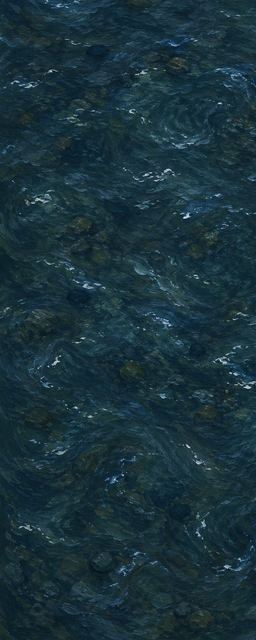
#> input picture tools/water_surface_src.png, 256 x 640 px
$ python check_title_emblem.py water_surface_src.png
#> lines starting #> are read from the running program, lines starting #| are printed output that depends on the picture; after the words box and inside, x2 and y2 are one past the last pixel; in counts of white or black regions, pixels touching at a corner belong together
#!/usr/bin/env python
# -*- coding: utf-8 -*-
"""check_title_emblem.py — codex1 納品の「タイトル画面の紋章」を受入条件 A〜F で測る。

依頼文: codex1/requests/2026-08-23_title-emblem.md の 6 章がそのまま条件。
⭐ 依頼文には「測るのはこちら側」と書いてある。codex 側の環境には Python が無く、
   納品前チェックは実行されない前提。**この道具が唯一の判定者**。

━━ 既存の check_*.py との関係 ━━━━━━━━━━━━━━━━━━━━━━━━━━━━━━━━━━━━━━━━━━
  check_sprite_doubling.py / check_attack_scale.py / check_frame_dupes.py
      … いずれも「右向き 6 コマのスプライトシート」前提。紋章は 1 枚絵なので対象外。
  check_alpha_bg_residue.py
      … 下の条件 B (充填率) と**同じ考え方**。ただしあちらは assets/*.png を
        まとめて走査する汎用スキャンで閾値 0.98。こちらは紋章 1 枚に対する
        受入条件なので **0.80 と厳しくしてある**。⚠ 片方だけ動かさないこと。
  A / C / D / E は紋章固有の条件で、既存のどれも見ていない。

━━ 受入条件 ━━━━━━━━━━━━━━━━━━━━━━━━━━━━━━━━━━━━━━━━━━━━━━━━━━━━━━━━━━━
  A. カンバス 1536x768 / bbox 幅 1340-1480 / 高さ 560-700 / 中心 (768,384)±16
     / 外周 16px に不透明画素なし / 四隅 alpha 0
  B. 充填率 (不透明画素 ÷ bbox 面積) <= 80%
     ⚠⚠ これが「白い矩形の焼き込み」を捕まえる唯一の指標。四隅 alpha も外周も通る欠陥。
        2026-08-16 の扉スプライトで実害が出た (充填率 99.996% だった)。
  C. 半透明 (16<=a<=219) が不透明画素 (a>=220) の 1.0%-8.0%
     ⚠ 1536px -> 282px と 1/5.4 に縮小して表示するので、1bit の硬い輪郭はジャギる。
  D. ① 不透明画素の平均輝度 >= 50  ② 輝度 150 以上の画素が不透明画素の 5% 以上
     ⚠ ①をあえて緩くしてある。依頼文は「窪みには黒い緑青」「下側の面は暗く落ちる」と
        要求しているので暗部は多くて当然。浮かせているのは②のハイライトのほう。
        (最初 ①を「背景+50」の 1 本で書いていて本文と衝突しかけた。分けて緩めた経緯がある)
  E. alpha>128 のシルエットの水平重心が 768 ±23 (=カンバス幅の 1.5%)
     ⚠ 陰影は非対称でよい (光は上やや左)。形だけ対称、という条件。
  F. 納品ファイルの md5 がすべて異なる

━━ ⚠⚠ 2026-08-23: 実納品を受けて A の高さ下限と D-1 を緩めた (経緯を残す) ━━━━━━
当初は「高さ 600-700」「平均輝度 >= 68」だった。**どちらも実物を見ずに机上で決めた値**で、
初回納品 (codex1 2026-08-23) がこの 2 つだけで落ちた。

  bbox 高    573 (< 600)     … 表示上は 105px。狙いの 110px との差は目で分からない
  平均輝度   58.3 (< 68)     … ②のハイライトは 7.7% で通過

⭐ QA シートを**本番の暗い背景の上で**見たところ、紋章はアーチの開口まで明確に読め、
   「小さすぎない」「暗背景から浮く」という**両方の目的は達成されていた**。
   = 絵ではなく**指標のほうが目的とずれていた**。依頼文 7 章で
   「こちらの指標が誤っていたらこちらが直す」と宣言したとおり、指標を直した。
⚠ codex 側は「色補正は許可された後処理範囲外」として**絵を歪めずに差し戻した**。
   これは正しい対応。緩めたのは差し戻しに応じたからではなく、目的で測り直した結果。
⚠⚠ **bbox 高の 573 と、codex 申告の 647 の食い違いは alpha 閾値の差**
   (こちらは alpha>=16、codex は alpha>0 と思われる)。**依頼文に定義を書かなかった
   こちらの落ち度**。次に紋章を頼むときは「不透明 = alpha >= 16」と明記すること。
⭐ 緩めるときは**負のコントロールが死んでいないか**を必ず見る。実際 mut_small は
   0.85 倍だと高さ 562 で新しい下限 560 をぎりぎり跨げなくなっていたので 0.75 に変えた。

━━ 使い方 ━━━━━━━━━━━━━━━━━━━━━━━━━━━━━━━━━━━━━━━━━━━━━━━━━━━━━━━━━━━
    py tools/check_title_emblem.py                    # 既定パスの納品物を測る
    py tools/check_title_emblem.py <emblem.png> ...
    py tools/check_title_emblem.py --negative         # ★装置の自己テスト (下記)
    py tools/check_title_emblem.py --negative --dump <dir>   # 合成画像を目で見る

━━ ★ --negative (負のコントロールを道具に内蔵) ━━━━━━━━━━━━━━━━━━━━━━━━━━━━━━
合成した「正常な紋章もどき」が全条件で緑になること (= 母集団ガード) を先に確かめ、
そこから **1 条件だけを壊した変異** を 6 通り作って、狙った条件が赤くなるかを見る。
⭐ これが無いと「緑」が「本当に通った」のか「測り損ねた」のか区別できない。
⚠ 変異で条件を裏返してはいけない (全部が赤くなる変異は別物を測っている)。
⭐ 画像検査なので変異は完全に静置で作れる。時間で作る負のコントロールのような
   競争条件が原理的に無い。
納品物を測るときも、先にこの自己テストを通してからでないと判定に進まない。

終了コード: 0 = 合格 / 1 = 不合格 or 装置の自己テスト失敗 / 2 = 環境不足
"""
import argparse
import hashlib
import os
import sys

try:
    import numpy as np
    from PIL import Image, ImageDraw, ImageFilter
except ImportError as e:                                    # pragma: no cover
    sys.stderr.write("[emblem] Pillow / numpy が要ります: %s\n" % e)
    sys.exit(2)

try:
    sys.stdout.reconfigure(encoding="utf-8")
except Exception:
    pass

ROOT = os.path.dirname(os.path.dirname(os.path.abspath(__file__)))
CODEX1 = os.path.join(os.path.dirname(ROOT), "codex1")
DEFAULT_EMBLEM = os.path.join(CODEX1, "assets", "title-emblem", "title-emblem.png")
DEFAULT_QA = os.path.join(CODEX1, "assets", "title-emblem", "title-emblem-qa.png")

# ── 受入条件の閾値。⚠ 依頼文 6 章と同じ値。片方だけ動かさないこと ──────────
CANVAS = (1536, 768)
BBOX_W = (1340, 1480)
BBOX_H = (560, 700)   # ⚠ 当初 600。2026-08-23 の実納品 (alpha>=16 で 573) を受けて下げた。下記参照
CENTER_TOL = 16
MARGIN = 16                  # カンバス外周のこの幅に不透明画素があってはならない
FILL_MAX = 0.80              # B
AA_LO, AA_HI = 0.010, 0.080  # C
LUMA_MEAN_MIN = 50.0         # D-1  ⚠ 当初 68。実納品 58.3 を受けて下げた。下記参照
HILITE_LUMA = 150.0          # D-2
HILITE_MIN = 0.05            # D-2
CENTROID_TOL = 23            # E (1536 の 1.5%)

A_OPAQUE = 220               # これ以上を「不透明」とする (C の分母)
A_SEMI_LO = 16               # 16..219 が「半透明」
A_SILHOUETTE = 128           # E のシルエット判定
A_ANY = 16                   # bbox を取るときの下限 (他の check_*.py と揃える)


def luma(rgb):
    """0..255 の輝度。ITU-R BT.601。"""
    return 0.299 * rgb[..., 0] + 0.587 * rgb[..., 1] + 0.114 * rgb[..., 2]


def measure(img):
    """PIL Image (RGBA) -> 実測値の dict。判定はしない。"""
    a = np.asarray(img.convert("RGBA"))
    alpha = a[..., 3].astype(np.int32)
    rgb = a[..., :3].astype(np.float64)
    h, w = alpha.shape
    m = {"w": w, "h": h}

    any_mask = alpha >= A_ANY
    m["any_px"] = int(any_mask.sum())
    if m["any_px"] == 0:
        m["empty"] = True
        return m
    m["empty"] = False

    ys, xs = np.nonzero(any_mask)
    x0, x1, y0, y1 = int(xs.min()), int(xs.max()), int(ys.min()), int(ys.max())
    m["bbox"] = (x0, y0, x1, y1)
    m["bbox_w"] = x1 - x0 + 1
    m["bbox_h"] = y1 - y0 + 1
    m["bbox_cx"] = (x0 + x1) / 2.0
    m["bbox_cy"] = (y0 + y1) / 2.0

    # 外周 MARGIN px に不透明画素があるか
    ring = np.zeros_like(any_mask)
    ring[:MARGIN, :] = True
    ring[-MARGIN:, :] = True
    ring[:, :MARGIN] = True
    ring[:, -MARGIN:] = True
    m["ring_px"] = int((any_mask & ring).sum())
    m["corners"] = [int(alpha[0, 0]), int(alpha[0, -1]), int(alpha[-1, 0]), int(alpha[-1, -1])]

    opaque = alpha >= A_OPAQUE
    semi = (alpha >= A_SEMI_LO) & (alpha < A_OPAQUE)
    m["opaque_px"] = int(opaque.sum())
    m["semi_px"] = int(semi.sum())

    # B: 充填率 = 不透明画素 / bbox 面積
    m["bbox_area"] = m["bbox_w"] * m["bbox_h"]
    m["fill"] = m["opaque_px"] / float(m["bbox_area"]) if m["bbox_area"] else 0.0

    # C: 半透明の割合
    m["aa"] = m["semi_px"] / float(m["opaque_px"]) if m["opaque_px"] else 0.0

    # D: 輝度
    if m["opaque_px"]:
        L = luma(rgb)[opaque]
        m["luma_mean"] = float(L.mean())
        m["hilite"] = float((L >= HILITE_LUMA).mean())
    else:
        m["luma_mean"] = 0.0
        m["hilite"] = 0.0

    # E: シルエット重心
    sil = alpha > A_SILHOUETTE
    if sil.sum():
        m["centroid_x"] = float(np.nonzero(sil)[1].mean())
    else:
        m["centroid_x"] = float("nan")
    return m


def judge(m):
    """実測値 -> {条件名: (ok, 説明)}。条件ごとに 1 行。"""
    r = {}
    if m.get("empty"):
        for k in "ABCDE":
            r[k] = (False, "画像が空 (不透明画素 0)")
        return r

    a_fail = []
    if (m["w"], m["h"]) != CANVAS:
        a_fail.append("カンバス %dx%d (要 %dx%d)" % (m["w"], m["h"], CANVAS[0], CANVAS[1]))
    if not (BBOX_W[0] <= m["bbox_w"] <= BBOX_W[1]):
        a_fail.append("bbox 幅 %d (要 %d-%d)" % (m["bbox_w"], BBOX_W[0], BBOX_W[1]))
    if not (BBOX_H[0] <= m["bbox_h"] <= BBOX_H[1]):
        a_fail.append("bbox 高 %d (要 %d-%d)" % (m["bbox_h"], BBOX_H[0], BBOX_H[1]))
    dcx, dcy = abs(m["bbox_cx"] - CANVAS[0] / 2.0), abs(m["bbox_cy"] - CANVAS[1] / 2.0)
    if dcx > CENTER_TOL or dcy > CENTER_TOL:
        a_fail.append("bbox 中心ずれ (%.1f, %.1f) (許容 %d)" % (dcx, dcy, CENTER_TOL))
    if m["ring_px"]:
        a_fail.append("外周 %dpx に不透明画素 %d" % (MARGIN, m["ring_px"]))
    if any(c != 0 for c in m["corners"]):
        a_fail.append("四隅 alpha %s" % m["corners"])
    r["A"] = (not a_fail,
              "カンバスと位置: " + ("OK (bbox %dx%d / 中心ずれ %.1f,%.1f)"
                                    % (m["bbox_w"], m["bbox_h"], dcx, dcy)
                                    if not a_fail else " / ".join(a_fail)))

    r["B"] = (m["fill"] <= FILL_MAX,
              "充填率 %.1f%% (要 <= %.0f%%) — 白い矩形の焼き込み検出"
              % (m["fill"] * 100, FILL_MAX * 100))
    r["C"] = (AA_LO <= m["aa"] <= AA_HI,
              "半透明率 %.2f%% (要 %.1f-%.1f%%)" % (m["aa"] * 100, AA_LO * 100, AA_HI * 100))
    d1 = m["luma_mean"] >= LUMA_MEAN_MIN
    d2 = m["hilite"] >= HILITE_MIN
    r["D"] = (d1 and d2,
              "平均輝度 %.1f (要 >= %.0f) / 輝度%d以上 %.1f%% (要 >= %.0f%%)"
              % (m["luma_mean"], LUMA_MEAN_MIN, HILITE_LUMA, m["hilite"] * 100, HILITE_MIN * 100))
    dx = abs(m["centroid_x"] - CANVAS[0] / 2.0)
    r["E"] = (dx <= CENTROID_TOL,
              "シルエット重心 x=%.1f (中心から %.1f, 許容 %d)" % (m["centroid_x"], dx, CENTROID_TOL))
    return r


# ══════════════════════════════════════════════════════════════════════════
#  合成した「正常な紋章もどき」と、条件を 1 つずつ壊した変異
#  ⚠ 変異は狙った条件だけを壊すこと。全部赤くなる変異は別物を測っている。
# ══════════════════════════════════════════════════════════════════════════
SS = 4  # スーパーサンプリング倍率。縮小で自然なアンチエイリアスが入る


def synth_base():
    """円形メダリオン + 左右へ水平に伸びる剣。全条件を通るはずの正常形。"""
    W, H = CANVAS[0] * SS, CANVAS[1] * SS
    im = Image.new("RGBA", (W, H), (0, 0, 0, 0))
    d = ImageDraw.Draw(im)
    cx, cy = W // 2, H // 2
    R = 330 * SS                                  # 直径 660 -> bbox 高 660
    # 剣 (左右へ水平)。x=48..1488 -> bbox 幅 1440
    for sx in (-1, 1):
        x_out = cx + sx * 720 * SS
        x_in = cx + sx * 330 * SS
        d.rectangle([min(x_out, x_in), cy - 35 * SS, max(x_out, x_in), cy + 35 * SS],
                    fill=(139, 105, 20, 255))
    # メダリオン本体
    d.ellipse([cx - R, cy - R, cx + R, cy + R], fill=(139, 105, 20, 255))
    # 上側のハイライトの弧 (輝度 150 以上を 5% 以上 作るため)
    d.ellipse([cx - R, cy - R, cx + R, cy - R + int(R * 0.55)], fill=(232, 200, 119, 255))
    # アーチ門の暗い開口 (下側を暗く落とす = D-1 を厳しくする側)
    aw, ah = int(R * 0.52), int(R * 0.95)
    d.rounded_rectangle([cx - aw // 2, cy - ah // 3, cx + aw // 2, cy + ah // 2],
                        radius=aw // 2, fill=(26, 16, 8, 255))
    im = im.resize(CANVAS, Image.LANCZOS)
    # 輪郭の半透明を少し増やす (C の下限 1.0% に対して余裕を持たせる)
    a = im.getchannel("A").filter(ImageFilter.GaussianBlur(0.7))
    im.putalpha(a)
    return im


def mut_canvas(im):
    """A を壊す: カンバスを 1536x512 に切る。"""
    return im.crop((0, 128, 1536, 640))


def mut_small(im):
    """A を壊す: 絵を 0.75 倍にして bbox の幅と高さを両方とも範囲外へ落とす。
    ⚠ 当初 0.85 だったが、bbox 高の下限を 600->560 に緩めたとき高さ 562 が
       ぎりぎり通ってしまい「高さ下限の検出力」が消えるところだった。0.75 なら両方赤。"""
    s = im.resize((int(CANVAS[0] * 0.75), int(CANVAS[1] * 0.75)), Image.LANCZOS)
    out = Image.new("RGBA", CANVAS, (0, 0, 0, 0))
    out.paste(s, ((CANVAS[0] - s.width) // 2, (CANVAS[1] - s.height) // 2))
    return out


def mut_fill(im):
    """B を壊す: bbox 内の完全透明画素を不透明で埋める (= 白い矩形の焼き込みの再現)。
    ⚠ 半透明画素はそのまま残すので C は巻き添えにならない。
       色は紋章と同色なので D も動かない。"""
    a = np.asarray(im).copy()
    alpha = a[..., 3]
    ys, xs = np.nonzero(alpha >= A_ANY)
    x0, x1, y0, y1 = xs.min(), xs.max(), ys.min(), ys.max()
    sub = a[y0:y1 + 1, x0:x1 + 1]
    hole = sub[..., 3] < A_SEMI_LO
    sub[hole] = (139, 105, 20, 255)
    return Image.fromarray(a, "RGBA")


def mut_hard(im):
    """C を壊す: alpha を 0/255 に二値化 (アンチエイリアスを全部落とす)。"""
    a = np.asarray(im).copy()
    a[..., 3] = np.where(a[..., 3] >= 128, 255, 0).astype(np.uint8)
    return Image.fromarray(a, "RGBA")


def mut_dark(im):
    """D を壊す: RGB を 0.25 倍 (形は 1 画素も変えない)。"""
    a = np.asarray(im).copy()
    a[..., :3] = (a[..., :3].astype(np.float64) * 0.25).astype(np.uint8)
    return Image.fromarray(a, "RGBA")


def mut_asym(im):
    """E を壊す: メダリオンの右半分の alpha を 0 にする。
    ⚠ 右の剣は残すので bbox (=A) は動かない。形だけ非対称になる。"""
    a = np.asarray(im).copy()
    cx, cy = CANVAS[0] // 2, CANVAS[1] // 2
    yy, xx = np.mgrid[0:CANVAS[1], 0:CANVAS[0]]
    inside = ((xx - cx) ** 2 + (yy - cy) ** 2) <= (334 ** 2)
    a[..., 3] = np.where(inside & (xx >= cx), 0, a[..., 3]).astype(np.uint8)
    return Image.fromarray(a, "RGBA")


MUTATIONS = [
    ("mut_canvas", "A", mut_canvas, "カンバスを 1536x512 に切る"),
    ("mut_small",  "A", mut_small,  "絵を 0.85 倍にして bbox を縮める"),
    ("mut_fill",   "B", mut_fill,   "bbox 内の透明を埋める (白い矩形の焼き込み)"),
    ("mut_hard",   "C", mut_hard,   "alpha を二値化 (AA を全部落とす)"),
    ("mut_dark",   "D", mut_dark,   "RGB を 0.25 倍 (形は不変)"),
    ("mut_asym",   "E", mut_asym,   "メダリオン右半分の alpha を 0 (形だけ非対称)"),
]


def run_negative(dump_dir=None):
    print("★ 負のコントロール (装置の自己テスト)")
    print("=" * 74)
    base = synth_base()
#> in synth_base, `im = im.resize(CANVAS, Image.LANCZOS)`:
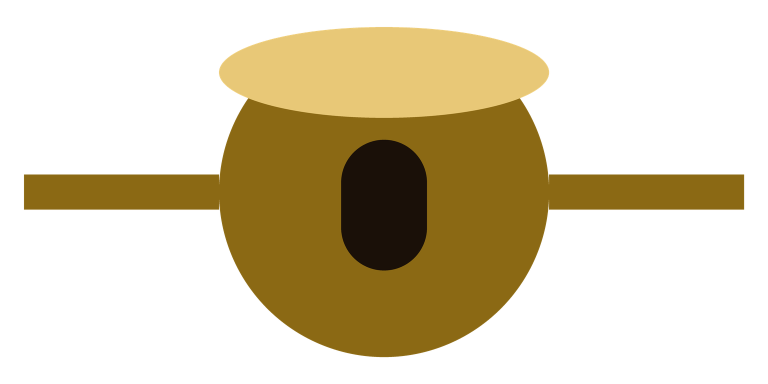
#> im: PIL image 1536x768 RGBA (shown at 1/2 size); mean R, G, B, A 54.5, 42.9, 14.9, 91.2; transparent parts drawn white
    if dump_dir:
        os.makedirs(dump_dir, exist_ok=True)
        base.save(os.path.join(dump_dir, "base.png"))
    bj = judge(measure(base))
#> in measure, `alpha = a[..., 3].astype(np.int32)`:
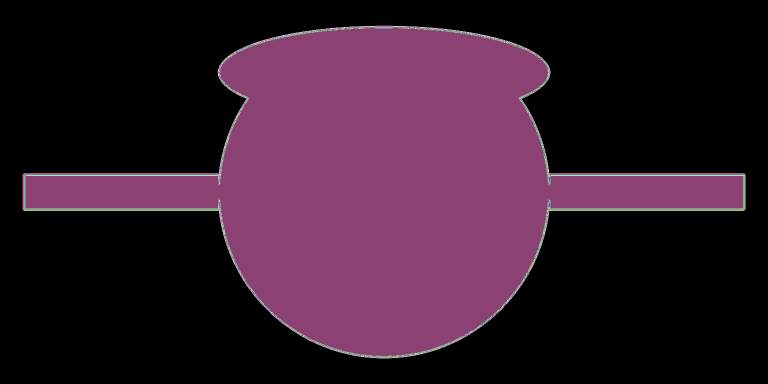
#> alpha: shape (768, 1536) int32 (shown at 1/2 size); 255 distinct labels, from 0 to 255; one colour per label, 0 black
#> in measure, `rgb = a[..., :3].astype(np.float64)`:
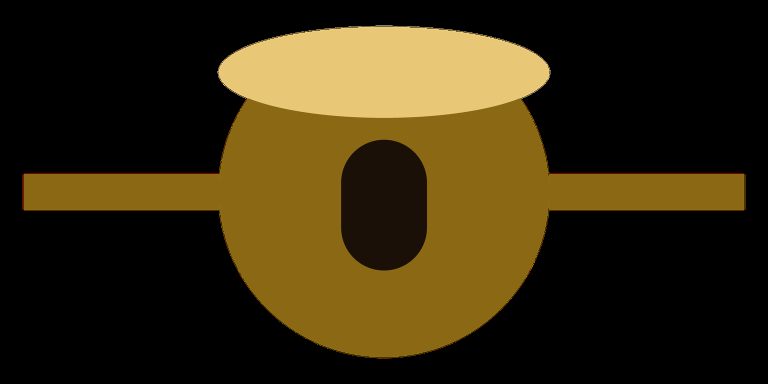
#> rgb: shape (768, 1536, 3) float64 (shown at 1/2 size); mean R, G, B 54.5, 42.9, 14.9
#> in measure, `any_mask = alpha >= A_ANY`:
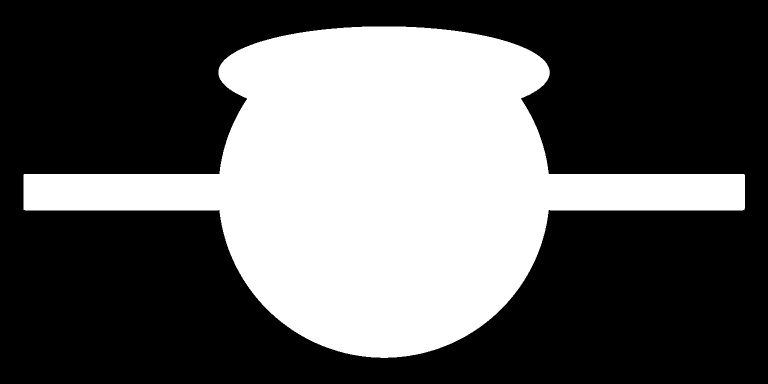
#> any_mask: shape (768, 1536) bool (shown at 1/2 size); 36.2% white; 1 white region, box (x1, y1, x2, y2) and area: (47, 53, 1490, 716) 427174
#> in measure, `x0, x1, y0, y1 = int(xs.min()), int(xs.max()), int(ys.min()), int(ys.m..`: x0 = 47; x1 = 1489; y0 = 53; y1 = 715
#> in luma, `return 0.299 * rgb[..., 0] + 0.587 * rgb[..., 1] + 0.114 * rgb[..., 2]`:
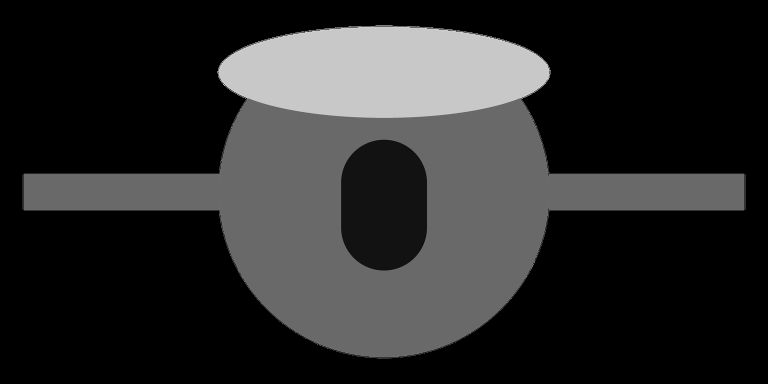
#> returned value: shape (768, 1536) float64 (shown at 1/2 size); min 0, max 255, mean 43.2
#> in judge, `dcx, dcy = abs(m["bbox_cx"] - CANVAS[0] / 2.0), abs(m["bbox_cy"] - CAN..`: dcx = 0
#> in judge, `d1 = m["luma_mean"] >= LUMA_MEAN_MIN`: d1 = True
#> in judge, `dx = abs(m["centroid_x"] - CANVAS[0] / 2.0)`: dx = 0.403
    print("")
    print("[母集団ガード] 合成した正常形が全条件で緑になるか")
    ok_base = True
    for k in "ABCDE":
        ok, msg = bj[k]
        print("   %s %s: %s" % ("OK  " if ok else "NG  ", k, msg))
        ok_base = ok_base and ok
    if not ok_base:
        print("")
        print("⛔ 母集団ガードが赤。合成の正常形が通らないので、変異が赤くても意味がない。")
        return False

    print("")
    print("[変異] 1 条件だけを壊して、狙った条件が赤くなるか")
    all_ok = True
    for name, target, fn, desc in MUTATIONS:
        mi = fn(base)
        if dump_dir:
            mi.save(os.path.join(dump_dir, name + ".png"))
        mj = judge(measure(mi))
        hit = not mj[target][0]
        others = [k for k in "ABCDE" if k != target and not mj[k][0]]
        print("   %s %-11s -> %s が%s  (%s)"
              % ("OK  " if hit else "NG  ", name, target,
                 "赤くなった" if hit else "★赤くならなかった★", desc))
        print("        %s" % mj[target][1])
        if others:
            # 巻き添えは即失敗にはしない。ただし全条件が赤いなら別物を測っている。
            note = "⚠⚠ ほぼ全条件が赤 = 変異が条件を裏返している疑い" if len(others) >= 4 else "参考"
            print("        巻き添え: %s (%s)" % (", ".join(others), note))
        all_ok = all_ok and hit
    print("")
    print("=" * 74)
    print("装置の自己テスト: %s" % ("合格" if all_ok else "★失敗★"))
    return all_ok


def md5(path):
    h = hashlib.md5()
    with open(path, "rb") as f:
        for chunk in iter(lambda: f.read(1 << 16), b""):
            h.update(chunk)
    return h.hexdigest()


def main():
    ap = argparse.ArgumentParser(description="タイトル紋章の受入条件 A〜F を測る")
    ap.add_argument("paths", nargs="*", help="紋章 PNG (省略時は codex1 の既定パス)")
    ap.add_argument("--negative", action="store_true", help="装置の自己テストだけ行う")
    ap.add_argument("--dump", metavar="DIR", help="--negative の合成画像を保存する")
    args = ap.parse_args()

    if args.negative:
        sys.exit(0 if run_negative(args.dump) else 1)

    paths = args.paths or [DEFAULT_EMBLEM]
    missing = [p for p in paths if not os.path.exists(p)]
    if missing:
        for p in missing:
            sys.stderr.write("[emblem] 見つからない: %s\n" % p)
        sys.exit(1)

    print("★ 装置の自己テストを先に通す")
    if not run_negative(None):
#> in run_negative, `bj = judge(measure(base))`: bj = 5 items
#> the loop in run_negative, `for k in "ABCDE":` made 5 passes
#> msg on passes 2, 3, 5: '充填率 43.7% (要 <= 80%) — 白い矩形の焼き込み検出', '半透明率 2.12% (要 1.0-8.0%)', 'シルエット重心 x=767.6 (中心から 0.4, 許容 23)'
#> (printed output is left out)
#> the loop in run_negative, `for name, target, fn, desc in MUTATIONS:` made 6 passes
#> (x0 in measure, x1 in measure, y0 in measure, y1 in measure, dcx in judge, dcy in judge, d1 in judge, d2 in judge) on pass 3: (47, 1489, 53, 715, 0, 0, True, True)
#> (printed output is left out)
#> pass 1, in run_negative, `mi = fn(base)`:
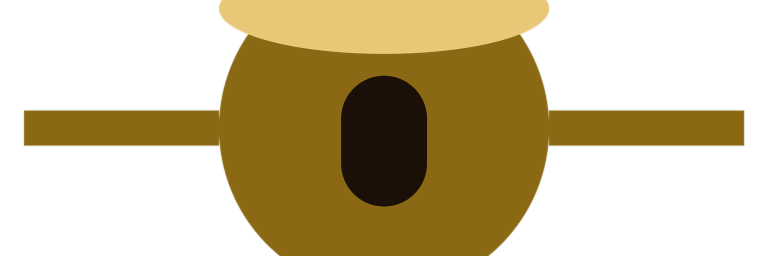
#> mi: PIL image 1536x512 RGBA (shown at 1/2 size); mean R, G, B, A 67, 52, 16.1, 118.3; transparent parts drawn white
#> pass 1, in measure (call 2), `alpha = a[..., 3].astype(np.int32)`:
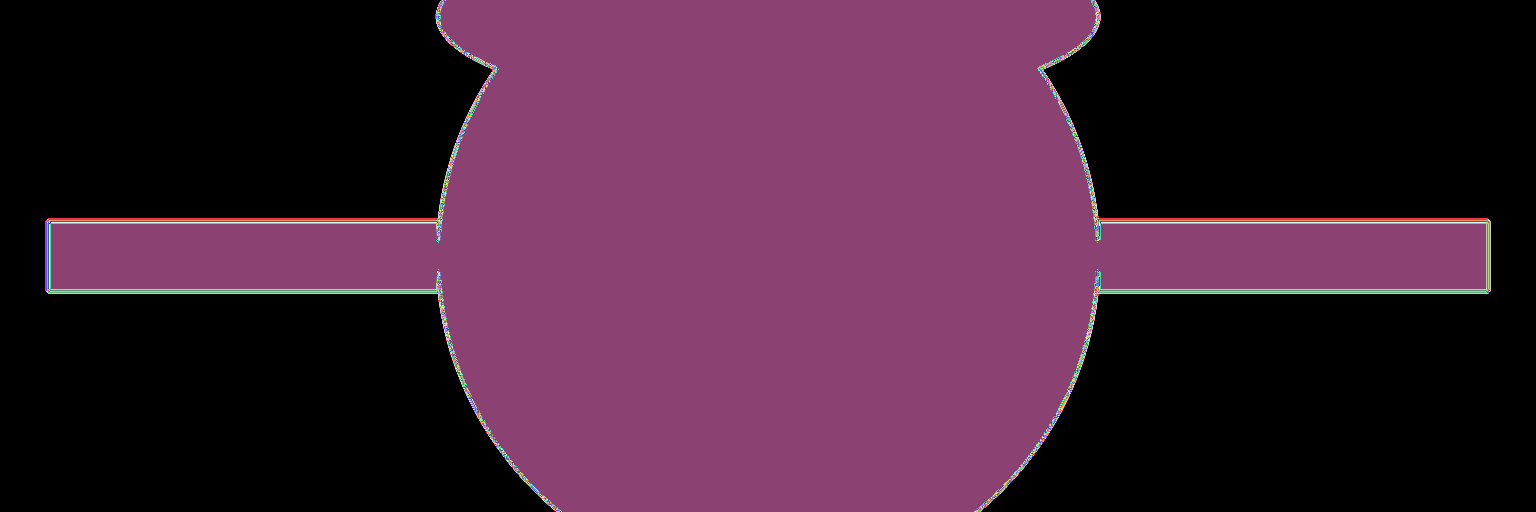
#> alpha: shape (512, 1536) int32; 254 distinct labels, from 0 to 255; one colour per label, 0 black
#| 装置の自己テスト: 合格
        sys.stderr.write("\n[emblem] 装置が壊れている。納品物の判定は行わない。\n")
        sys.exit(1)

    all_ok = True
#> all_ok = True
    for p in paths:
        print("")
        print("=" * 74)
        print("納品物: %s" % p)
        print("=" * 74)
        m = measure(Image.open(p))
#> (the rest of the program and of its run is left out)
